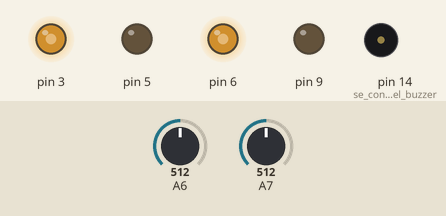
A sketch run on a simulated Arduino Uno, built with avr-gcc and run on an emulated ATmega328P. Parts: output pins drawn as LEDs (lit = HIGH), buzzer (waves = sounding, pin HIGH). The test bench sets the inputs (shaded band); at power-on: A6 = 512, A7 = 512.

Above: at 1.2 s.
1.3 s: A6 set to 412
2.8 s: A6 set to 385
At 3.2 s:
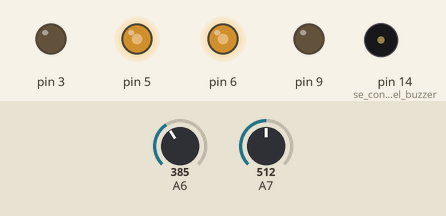
4.3 s: A7 set to 407
5.8 s: A7 set to 393
At 7.0 s:
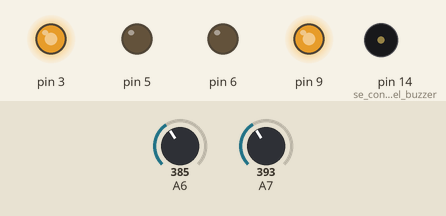
7.3 s: A6 set to 511
At 8.4 s:
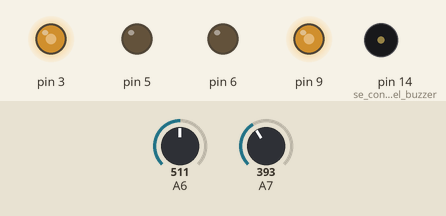
8.8 s: A6 set to 306
At 9.6 s:
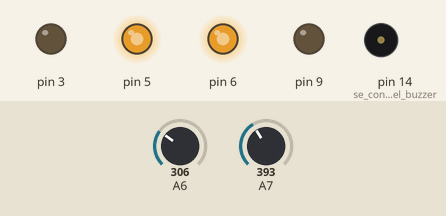
Timing chart, 0 to 11.3 s (numbered marks = the images above; inputs shaded):
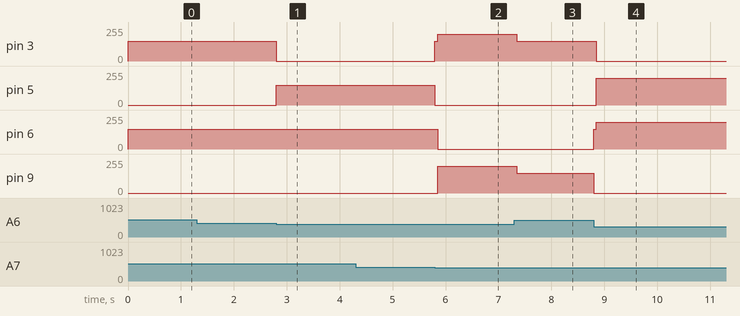

Measured:
- the behaviour switches between 400 and 399 on A6 (found by bisection; images 0 and 1)
- the behaviour switches between 400 and 399 on A7 (found by bisection; images 1 and 2)
- after the input at 1.3 s, every drawn part: stays the same
- after the input at 2.8 s, pin 3: 150/255 → 0/255 at once; pin 5: 0/255 → 150/255 at once
- after the input at 4.3 s, every drawn part: stays the same
- after the input at 5.8 s, pin 3: 0/255 → 200/255 at once; pin 5: 150/255 → 0/255 at once; pin 6: 150/255 → 0/255 after 0.05 s; pin 9: 0/255 → 200/255 after 0.05 s
- after the input at 7.3 s, pin 3, pin 9: 200/255 → 150/255 after 0.05 s
- after the input at 8.8 s, pin 3: 150/255 → 0/255 after 0.05 s; pin 5: 0/255 → 200/255 after 0.05 s; pin 6: 0/255 → 200/255 at once; pin 9: 150/255 → 0/255 at once

The sketch:

POPBOT_12_1.ino
```cpp
int Ref = 400;
int Izq, Der;
int cont = 0, j;

void setup() {
  pinMode(3, OUTPUT);
  pinMode(5, OUTPUT);
  pinMode(6, OUTPUT);
  pinMode(9, OUTPUT);
  pinMode(14, OUTPUT);    //se conecta el buzzer
}

void avanza(int speeds) {
  analogWrite(3, speeds);  // rueda izquierda avanza a la velocidad de 0-255
  digitalWrite(5, LOW);
  analogWrite(6, speeds);  //rueda derecha avanza a la velocidad de 0-255
  digitalWrite(9, LOW);
}

void motor_para() {
  digitalWrite(3, LOW);  // rueda izquierda avanza a la velocidad de 0-255
  digitalWrite(5, LOW);
  digitalWrite(6, LOW);  //rueda derecha avanza a la velocidad de 0-255
  digitalWrite(9, LOW);
}

void beep() {
  int i;
  for (i = 0; i < 600; i++) {
    digitalWrite(14, HIGH);
    delayMicroseconds(150);
    digitalWrite(14, LOW);
    delayMicroseconds(150);
  }
}

void giro_izq(int speeds) {
  digitalWrite(3, LOW);  // rueda izquierda avanza a la velocidad de 0-255
  analogWrite(5, speeds);
  analogWrite(6, speeds);  //rueda derecha avanza a la velocidad de 0-255
  digitalWrite(9, LOW);
}


void giro_der(int speeds) {
  analogWrite(3, speeds);  // rueda izquierda avanza a la velocidad de 0-255
  digitalWrite(5, LOW);
  digitalWrite(6, LOW);  //rueda derecha avanza a la velocidad de 0-255
  analogWrite(9, speeds);
}

void derecha90() {
  avanza(150);
  delay(50);
  giro_der(200);
  delay(100);
  while (analogRead(6) < Ref);
  delay(50);
}

void izquierda90() {
  avanza(150);
  delay(50);
  giro_izq(200);
  delay(100);
  while (analogRead(7) < Ref);
  delay(50);
}

void izquierda180() {
  giro_izq(200);
  delay(300);
  while (analogRead(7) < Ref);
  delay(50);
}


void cruz() {
  cont++;
  if (cont == 12) {
    motor_para();
  }
  else if (cont == 2 || cont == 10) {
    derecha90();
  }
  else if (cont == 3 || cont == 6 || cont == 9) {
    izquierda90();
  }
}

void loop() {
  while (cont < 12) {
    Izq = analogRead(7);
    Der = analogRead(6);
    if ((Izq < Ref) && (Der < Ref)) {
      cruz();
    }
    else if ((Izq > Ref) && (Der > Ref)) {
      avanza(150);
    }
    else if (Izq < Ref) {
      giro_der(150);
    }
    else if (Der < Ref) {
      giro_izq(150);
    }
  }
  while (1);
}
```
